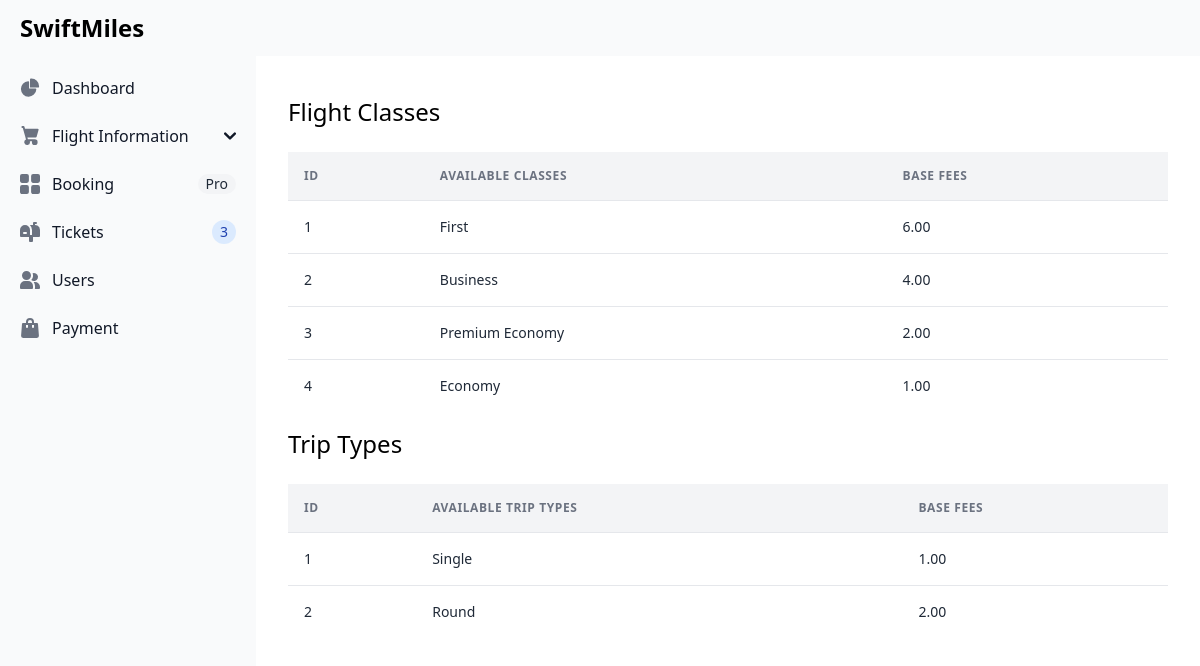
The app's page /admin/viewFlightClasses.php with its own data.
### tables this page shows
CREATE TABLE `classes` (
  `class_id` int(11) NOT NULL,
  `class_name` varchar(255) NOT NULL,
  `base_fees` decimal(10,2) NOT NULL
);

CREATE TABLE `triptype` (
  `triptypeId` int(11) NOT NULL,
  `triptype_name` varchar(255) NOT NULL,
  `priceCharge` decimal(10,2) NOT NULL
);

### src/admin/viewFlightClasses.php (the view, shortened to what this page needs)
<?php
    require_once "dbconnect.php";
    $sql = "SELECT * FROM classes";
    try{
      $stmt = $conn->query($sql);
      $status = $stmt->execute();
      if($status){
        $classes = $stmt->fetchAll(PDO::FETCH_ASSOC);
      }
    }catch(PDOException $e){
      echo $e->getMessage();
    }
    $sql = "SELECT * FROM triptype";
    try{
      $stmt = $conn->query($sql);
      $status = $stmt->execute();
      if($status){
        $triptypes = $stmt->fetchAll(PDO::FETCH_ASSOC);
      }
    }catch(PDOException $e){
      echo $e->getMessage();
    }
?>
<!doctype html>
<html>
<head>
    <link href="./output.css" rel="stylesheet">
    <script src="https://cdn.tailwindcss.com"></script>
</head>
  <body>
   <nav class="fixed top-0 z-50 w-full bg-gray-50 dark:bg-gray-800">
   <div class="px-3 py-3 lg:px-5 lg:pl-3">
      <div class="flex items-center justify-between">
         <div class="flex items-center justify-start rtl:justify-end">
         <a href="https://flowbite.com" class="flex ms-2 md:me-24">
            <span class="self-center text-xl font-semibold sm:text-2xl whitespace-nowrap dark:text-white">SwiftMiles</span>
         </a>
         </div>
      </div>
   </div>
   </nav>
   <aside id="sidebar-multi-level-sidebar" class="fixed top-0 left-0 z-40 w-64 h-screen transition-transform -translate-x-full sm:translate-x-0 mt-10 py-3" aria-label="Sidebar">
      <div class="h-full px-3 py-4 overflow-y-auto bg-gray-50 dark:bg-gray-800">
         <ul class="space-y-2 font-medium">
            <li>
               <a href="#" class="flex items-center p-2 text-gray-900 rounded-lg dark:text-white hover:bg-gray-100 dark:hover:bg-gray-700 group">
                  <span class="ms-3">Dashboard</span>
               </a>
            </li>
            <li>
               <button type="button" class="flex items-center w-full p-2 text-base text-gray-900 transition duration-75 rounded-lg group hover:bg-gray-100 dark:text-white dark:hover:bg-gray-700" aria-controls="dropdown" data-collapse-toggle="dropdown" id="dropdownButton">
                     <span class="flex-1 ms-3 text-left rtl:text-right whitespace-nowrap">Flight Information</span>
                     <svg class="w-3 h-3" aria-hidden="true" xmlns="http://www.w3.org/2000/svg" fill="none" viewBox="0 0 10 6">
                        <path stroke="currentColor" stroke-linecap="round" stroke-linejoin="round" stroke-width="2" d="m1 1 4 4 4-4"/>
                     </svg>
               </button>
            </li>
            <li>
               <a href="#" class="flex items-center p-2 text-gray-900 rounded-lg dark:text-white hover:bg-gray-100 dark:hover:bg-gray-700 group">
                  <span class="flex-1 ms-3 whitespace-nowrap">Booking</span>
                  <span class="inline-flex items-center justify-center px-2 ms-3 text-sm font-medium text-gray-800 bg-gray-100 rounded-full dark:bg-gray-700 dark:text-gray-300">Pro</span>
               </a>
            </li>
            <li>
               <a href="#" class="flex items-center p-2 text-gray-900 rounded-lg dark:text-white hover:bg-gray-100 dark:hover:bg-gray-700 group">
                  <span class="flex-1 ms-3 whitespace-nowrap">Tickets</span>
                  <span class="inline-flex items-center justify-center w-3 h-3 p-3 ms-3 text-sm font-medium text-blue-800 bg-blue-100 rounded-full dark:bg-blue-900 dark:text-blue-300">3</span>
               </a>
            </li>
            <li>
               <a href="#" class="flex items-center p-2 text-gray-900 rounded-lg dark:text-white hover:bg-gray-100 dark:hover:bg-gray-700 group">
                  <span class="flex-1 ms-3 whitespace-nowrap">Users</span>
               </a>
            </li>
            <li>
               <a href="#" class="flex items-center p-2 text-gray-900 rounded-lg dark:text-white hover:bg-gray-100 dark:hover:bg-gray-700 group">
                  <span class="flex-1 ms-3 whitespace-nowrap">Payment</span>
               </a>
            </li>
         </ul>
      </div>
   </aside>
      <div class="p-4 sm:ml-64 mt-16">
         <div class="p-4 border-gray-200 rounded-lg dark:border-gray-700">
               <div class="grid gap-4 mb-4">
                  <div class="flex h-10 rounded">
                     <p class="text-2xl text-black ">
                        Flight Classes
                     </p>
                  </div>
               <div class="font-sans overflow-x-auto">
                  <table class="min-w-full divide-y divide-gray-200">
                  <thead class="bg-gray-100 whitespace-nowrap">
                     <tr>
                        <th class="px-4 py-4 text-left text-xs font-semibold text-gray-500 uppercase tracking-wider">
                        ID
                        </th>
                        <th class="px-4 py-4 text-left text-xs font-semibold text-gray-500 uppercase tracking-wider">
                        Available Classes
                        </th>
                        <th class="px-4 py-4 text-left text-xs font-semibold text-gray-500 uppercase tracking-wider">
                        Base Fees
                        </th>
                     </tr>
                  </thead>
                  <tbody class="bg-white divide-y divide-gray-200 whitespace-nowrap">
                  <?php
                     if(isset($classes)){
                        foreach($classes as $class){
                        echo "<tr>
                        <td class='px-4 py-4 text-sm text-gray-800'>
                        $class[class_id]
                        </td>
                        <td class='px-4 py-4 text-sm text-gray-800'>
                        $class[class_name]
                        </td>
                        <td class='px-4 py-4 text-sm text-gray-800'>
                        $class[base_fees]
                        </td>
                     </tr>";
                        }
                     }
                     ?>
                  </tbody>
                  </table>
               </div>
               <div class="grid gap-4 mb-4">
                  <div class="flex h-10 rounded">
                     <p class="text-2xl text-black ">
                        Trip Types
                     </p>
                  </div>
               <div class="font-sans overflow-x-auto">
                  <table class="min-w-full divide-y divide-gray-200">
                  <thead class="bg-gray-100 whitespace-nowrap">
                     <tr>
                        <th class="px-4 py-4 text-left text-xs font-semibold text-gray-500 uppercase tracking-wider">
                        ID
                        </th>
                        <th class="px-4 py-4 text-left text-xs font-semibold text-gray-500 uppercase tracking-wider">
                        Available Trip Types
                        </th>
                        <th class="px-4 py-4 text-left text-xs font-semibold text-gray-500 uppercase tracking-wider">
                        Base Fees
                        </th>
                     </tr>
                  </thead>
                  <tbody class="bg-white divide-y divide-gray-200 whitespace-nowrap">
                  <?php
                     if(isset($triptypes)){
                        foreach($triptypes as $tt){
                        echo "<tr>
                        <td class='px-4 py-4 text-sm text-gray-800'>
                        $tt[triptypeId]
                        </td>
                        <td class='px-4 py-4 text-sm text-gray-800'>
                        $tt[triptype_name]
                        </td>
                        <td class='px-4 py-4 text-sm text-gray-800'>
                        $tt[priceCharge]
                        </td>
                     </tr>";
                        }
                     }
                     ?>
                  </tbody>
                  </table>
               </div>
      </div>
   </body>
</html>

### records on screen
classes: class_id "1", class_name "First", base_fees "6.00"
classes: class_id "2", class_name "Business", base_fees "4.00"
classes: class_id "3", class_name "Premium Economy", base_fees "2.00"
classes: class_id "4", class_name "Economy", base_fees "1.00"
triptype: triptypeId "1", triptype_name "Single", priceCharge "1.00"
triptype: triptypeId "2", triptype_name "Round", priceCharge "2.00"
